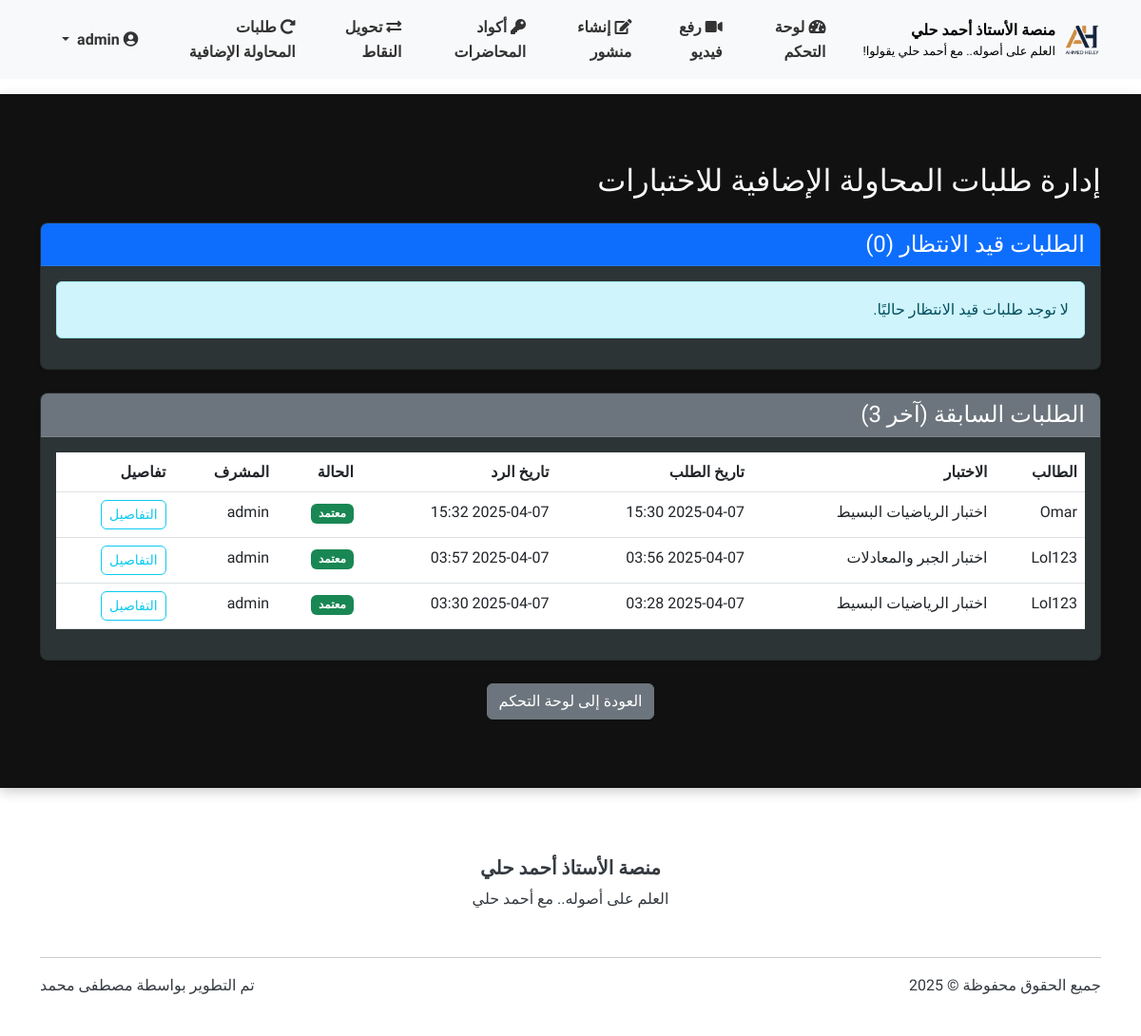
/admin/tests/admin/retry_requests (signed in), run on the app's committed database.
### models.py (models this page shows, shortened)
class User(UserMixin, db.Model):
    __tablename__ = 'users'
    id = db.Column(db.Integer, primary_key=True)
    username = db.Column(db.String(64), unique=True, nullable=False)
    full_name = db.Column(db.String(100), nullable=True)  # الاسم الثلاثي
    email = db.Column(db.String(100), nullable=True)  # البريد الإلكتروني للاستعادة
    phone = db.Column(db.String(20), nullable=True)   # رقم الهاتف للاستعادة
    password_hash = db.Column(db.String(256), nullable=False)
    role = db.Column(db.String(20), nullable=False)  # 'admin' or 'student'
    points = db.Column(db.Integer, default=0)  # نقاط المحفظة
    reset_token = db.Column(db.String(100), nullable=True)  # رمز استعادة كلمة المرور
    reset_token_expiry = db.Column(db.DateTime, nullable=True)  # تاريخ انتهاء صلاحية الرمز
    created_at = db.Column(db.DateTime, default=datetime.utcnow)  # تاريخ إنشاء الحساب
    videos = db.relationship('Video', backref='uploader', lazy='dynamic')
    comments = db.relationship('Comment', backref='author', lazy='dynamic')
    posts = db.relationship('Post', backref='author', lazy='dynamic')
    video_views = db.relationship('VideoView', backref='viewer', lazy='dynamic')
    liked_videos = db.relationship('VideoLike', foreign_keys='VideoLike.user_id', backref='liker', lazy='dynamic')
    def is_admin(self):
        return self.role == 'admin'

class TestRetryRequest(db.Model):
    __tablename__ = 'test_retry_requests'
    id = db.Column(db.Integer, primary_key=True)
    test_id = db.Column(db.Integer, db.ForeignKey('tests.id'), nullable=False)
    user_id = db.Column(db.Integer, db.ForeignKey('users.id'), nullable=False)
    request_date = db.Column(db.DateTime, default=datetime.utcnow)
    status = db.Column(db.String(20), default='pending')  # pending, approved, rejected
    reason = db.Column(db.Text, nullable=True)  # سبب طلب المحاولة الإضافية
    admin_response = db.Column(db.Text, nullable=True)  # رد المشرف على الطلب
    response_date = db.Column(db.DateTime, nullable=True)  # تاريخ الرد
    responded_by = db.Column(db.Integer, db.ForeignKey('users.id'), nullable=True)  # المشرف الذي رد على الطلب
    test = db.relationship('Test', foreign_keys=[test_id])
    user = db.relationship('User', foreign_keys=[user_id], backref=db.backref('retry_requests', lazy='dynamic'))
    admin = db.relationship('User', foreign_keys=[responded_by])

class Test(db.Model):
    __tablename__ = 'tests'
    id = db.Column(db.Integer, primary_key=True)
    title = db.Column(db.String(100), nullable=False)
    description = db.Column(db.Text, nullable=True)
    created_by = db.Column(db.Integer, db.ForeignKey('users.id'), nullable=False)
    created_at = db.Column(db.DateTime, default=datetime.utcnow)
    is_active = db.Column(db.Boolean, default=True)
    time_limit_minutes = db.Column(db.Integer, default=30)  # Time limit in minutes
    passing_score = db.Column(db.Integer, default=60)  # Passing score percentage
    max_attempts = db.Column(db.Integer, default=1)  # الحد الأقصى لعدد المحاولات المسموح بها
    access_type = db.Column(db.String(20), default='free')  # free, points, code, both
    points_required = db.Column(db.Integer, default=0)  # النقاط المطلوبة للدخول إلى الاختبار
    access_code = db.Column(db.String(20), nullable=True)  # كود الوصول للاختبار
    questions = db.relationship('TestQuestion', backref='test', lazy='dynamic', cascade='all, delete-orphan')
    attempts = db.relationship('TestAttempt', backref='test', lazy='dynamic')
    creator = db.relationship('User', backref=db.backref('created_tests', lazy='dynamic'))

### test_routes.py (the view)
@admin_tests.route('/admin/retry_requests')
@login_required
def retry_requests():
    if not current_user.is_admin():
        flash('ليس لديك صلاحية للوصول إلى هذه الصفحة', 'danger')
        return redirect(url_for('home'))
    pending_requests = TestRetryRequest.query.filter_by(status='pending').order_by(TestRetryRequest.request_date.desc()).all()
    responded_requests = TestRetryRequest.query.filter(TestRetryRequest.status != 'pending').order_by(TestRetryRequest.response_date.desc()).limit(20).all()
    return render_template(
        'admin/retry_requests.html',
        pending_requests=pending_requests,
        responded_requests=responded_requests
    )

### main.py (called while the page is built)
    @login_manager.user_loader
    def load_user(user_id):
        return models.User.query.get(int(user_id))

### routes.py (called while the page is built)
@app.context_processor
def inject_now():
    return {'now': datetime.now()}

### templates/admin/retry_requests.html (shortened to what this page needs)
{% extends "base.html" %}
{% block content %}
<div class="container my-5">
    <h2 class="mb-4">إدارة طلبات المحاولة الإضافية للاختبارات</h2>
    <div class="card shadow-sm mb-4">
        <div class="card-header bg-primary text-white">
            <h4 class="mb-0">الطلبات قيد الانتظار ({{ pending_requests|length }})</h4>
        </div>
        <div class="card-body">
            {% if pending_requests %}
            <div class="table-responsive">
                <table class="table table-hover">
                    <thead>
                        <tr>
                            <th>الطالب</th>
                            <th>الاختبار</th>
                            <th>تاريخ الطلب</th>
                            <th>سبب الطلب</th>
                            <th>الإجراءات</th>
                        </tr>
                    </thead>
                    <tbody>
                        {% for request in pending_requests %}
                        <tr>
                            <td>{{ request.user.username }}</td>
                            <td>{{ request.test.title }}</td>
                            <td>{{ request.request_date.strftime('%Y-%m-%d %H:%M') }}</td>
                            <td>
                                <button type="button" class="btn btn-sm btn-outline-info" data-bs-toggle="tooltip" data-bs-placement="top" title="{{ request.reason }}">
                                    عرض السبب
                                </button>
                            </td>
                            <td>
                                <a href="{{ url_for('admin_tests.respond_retry_request', request_id=request.id) }}" class="btn btn-sm btn-primary">الرد على الطلب</a>
                            </td>
                        </tr>
                        {% endfor %}
                    </tbody>
                </table>
            </div>
            {% else %}
            <div class="alert alert-info">
                لا توجد طلبات قيد الانتظار حاليًا.
            </div>
            {% endif %}
        </div>
    </div>
    <div class="card shadow-sm">
        <div class="card-header bg-secondary text-white">
            <h4 class="mb-0">الطلبات السابقة (آخر {{ responded_requests|length }})</h4>
        </div>
        <div class="card-body">
            {% if responded_requests %}
            <div class="table-responsive">
                <table class="table table-hover">
                    <thead>
                        <tr>
                            <th>الطالب</th>
                            <th>الاختبار</th>
                            <th>تاريخ الطلب</th>
                            <th>تاريخ الرد</th>
                            <th>الحالة</th>
                            <th>المشرف</th>
                            <th>تفاصيل</th>
                        </tr>
                    </thead>
                    <tbody>
                        {% for request in responded_requests %}
                        <tr>
                            <td>{{ request.user.username }}</td>
                            <td>{{ request.test.title }}</td>
                            <td>{{ request.request_date.strftime('%Y-%m-%d %H:%M') }}</td>
                            <td>{{ request.response_date.strftime('%Y-%m-%d %H:%M') }}</td>
                            <td>
                                {% if request.status == 'approved' %}
                                <span class="badge bg-success">معتمد</span>
                                {% elif request.status == 'rejected' %}
                                <span class="badge bg-danger">مرفوض</span>
                                {% elif request.status == 'used' %}
                                <span class="badge bg-info">تم استخدامه</span>
                                {% else %}
                                <span class="badge bg-secondary">{{ request.status }}</span>
                                {% endif %}
                            </td>
                            <td>{{ request.admin.username if request.admin else '-' }}</td>
                            <td>
                                <button type="button" class="btn btn-sm btn-outline-info" data-bs-toggle="modal" data-bs-target="#requestModal{{ request.id }}">
                                    التفاصيل
                                </button>
                            </td>
                        </tr>
                        {% endfor %}
                    </tbody>
                </table>
            </div>
            {% else %}
            <div class="alert alert-info">
                لا توجد طلبات سابقة.
            </div>
            {% endif %}
        </div>
    </div>
    <div class="text-center mt-4">
        <a href="{{ url_for('admin.dashboard') }}" class="btn btn-secondary">العودة إلى لوحة التحكم</a>
    </div>
</div>
{% endblock %}

### templates/base.html (shortened to what this page needs)
<!DOCTYPE html>
<html lang="ar" dir="rtl">
<head>
    <link rel="stylesheet" href="https://cdnjs.cloudflare.com/ajax/libs/font-awesome/5.15.4/css/all.min.css">
    <link rel="stylesheet" href="https://cdn.jsdelivr.net/npm/bootstrap@5.3.0/dist/css/bootstrap.rtl.min.css">
    <link rel="stylesheet" href="{{ url_for('static', filename='css/style.css') }}">
</head>
<body>
    <header>
        <nav class="navbar navbar-expand-lg navbar-light bg-light sticky-top">
            <div class="container">
                <a class="navbar-brand d-flex align-items-center" href="{{ url_for('main.index') }}">
                    <img src="{{ url_for('static', filename='img/ahmed-helly-logo.png') }}" alt="شعار المنصة" height="50">
                    <div class="ms-2 d-flex flex-column">
                        <span style="font-size: 1rem; color: #000; font-weight: bold;">منصة الأستاذ أحمد حلي</span>
                        <small class="d-none d-md-block" style="font-size: 0.8rem; color: #000;">العلم على أصوله.. مع أحمد حلي يقولوا!</small>
                    </div>
                </a>
                <div class="collapse navbar-collapse navbar-custom" id="navbarNav">
                    <ul class="navbar-nav">
                        {% if current_user.is_authenticated %}
                            {% if current_user.role == 'admin' %}
                                <li class="nav-item">
                                    <a class="nav-link {% if request.path.startswith('/admin/dashboard') %}active{% endif %}" href="{{ url_for('admin.dashboard') }}">
                                        <i class="fas fa-tachometer-alt"></i> لوحة التحكم
                                    </a>
                                </li>
                                <li class="nav-item">
                                    <a class="nav-link {% if request.path.startswith('/admin/upload_video') %}active{% endif %}" href="{{ url_for('admin.upload_video') }}">
                                        <i class="fas fa-video"></i> رفع فيديو
                                    </a>
                                </li>
                                <li class="nav-item">
                                    <a class="nav-link {% if request.path.startswith('/admin/create_post') %}active{% endif %}" href="{{ url_for('admin.create_post') }}">
                                        <i class="fas fa-edit"></i> إنشاء منشور
                                    </a>
                                </li>
                                <li class="nav-item">
                                    <a class="nav-link {% if request.path.startswith('/admin/lecture_codes') %}active{% endif %}" href="{{ url_for('admin.lecture_codes') }}">
                                        <i class="fas fa-key"></i> أكواد المحاضرات
                                    </a>
                                </li>
                                <li class="nav-item">
                                    <a class="nav-link {% if request.path.startswith('/admin/transfer_points') %}active{% endif %}" href="{{ url_for('admin.transfer_points') }}">
                                        <i class="fas fa-exchange-alt"></i> تحويل النقاط
                                    </a>
                                </li>
                                <li class="nav-item">
                                    <a class="nav-link {% if request.path.startswith('/admin/retry_requests') %}active{% endif %}" href="{{ url_for('admin_tests.retry_requests') }}">
                                        <i class="fas fa-redo-alt"></i> طلبات المحاولة الإضافية
                                    </a>
                                </li>
                            {% endif %}
                        {% endif %}
                    </ul>
                    {% if current_user.is_authenticated %}
                    <ul class="navbar-nav ms-auto">
                        <li class="nav-item dropdown">
                            <a class="nav-link dropdown-toggle" href="#" id="navbarDropdown" role="button"
                               data-bs-toggle="dropdown" aria-expanded="false">
                                <i class="fas fa-user-circle"></i>
                                {{ current_user.username }}
                            </a>
                        </li>
                    </ul>
                    {% endif %}
                </div>
            </div>
        </nav>
    </header>
    <main class="py-4">
        {% block content %}{% endblock %}
    </main>
    <footer class="bg-white py-4 mt-5">
        <div class="container">
            <div class="row align-items-center">
                <div class="col-md-12 text-center mb-3">
                    <h5 class="fw-bold">منصة الأستاذ أحمد حلي</h5>
                    <p class="mb-3">العلم على أصوله.. مع أحمد حلي</p>
                </div>
            </div>
            <hr>
            <div class="row">
                <div class="col-md-6">
                    <p>جميع الحقوق محفوظة &copy; 2025</p>
                </div>
                <div class="col-md-6 text-md-end">
                    <p>تم التطوير بواسطة <a href="https://www.linkedin.com/in/mstafamohamed/" target="_blank">مصطفى محمد</a></p>
                </div>
            </div>
        </div>
    </footer>
</body>
</html>

### static/css/style.css (style rules this page uses)
:root { --primary-color: #1a4c78; --primary-light: #2c6ca8; --primary-dark: #0f3251; --secondary-color: #27ae60; --secondary-light: #4cc482; --secondary-dark: #208e4e; --accent-color: #e67e22; --accent-light: #f4a261; --accent-dark: #c26620; --danger-color: #e74c3c; --text-light: #f8f9fa; --text-dark: #343a40; --bg-light: #ffffff; --bg-dark: #111111; --bg-card: #2d3436; --bg-card-dark: #222; --header-height: 80px; }
body { direction: rtl; text-align: right; font-family: 'Tajawal', 'Segoe UI', Tahoma, Geneva, Verdana, sans-serif; line-height: 1.6; color: #333; background-color: var(--bg-light); transition: background-color 0.3s ease; display: flex; flex-direction: column; min-height: 100vh; }
main { background-color: var(--bg-dark); color: var(--text-light); border-radius: 0; box-shadow: 0 4px 12px rgba(0,0,0,0.2); padding: 20px 0; flex: 1; }
header, footer { background-color: var(--bg-light); color: var(--text-dark); }
.navbar-custom .nav-link { color: var(--text-dark) !important; margin-right: 15px; padding: 8px 15px; border-radius: 5px; transition: all 0.3s ease; font-weight: bold; }
.card { animation: fadeIn 0.6s ease-out; border-radius: 8px; overflow: hidden; box-shadow: 0 4px 12px rgba(0,0,0,0.1); transition: all 0.3s ease; background-color: var(--bg-card); color: var(--text-light); }
.card .card-header { background-color: var(--bg-card-dark); color: var(--text-light); border-bottom: 1px solid rgba(255,255,255,0.1); }
.btn { transition: all 0.3s ease; border-radius: 6px; font-weight: 500; }
footer { background-color: var(--bg-light); color: var(--text-dark); padding: 2rem 0; }
footer a { color: var(--text-dark); text-decoration: none; transition: all 0.3s ease; }
.navbar-brand img { max-height: 40px; }
.navbar-custom .nav-link { font-weight: bold; }

### templates/base.html (style rules this page uses)
body { font-family: 'Tajawal', sans-serif; }
.navbar-custom .nav-link { color: #333 !important; margin-left: 15px; font-weight: bold; }

### data on the page
User: username "admin"
TestRetryRequest: user.username "Omar", test "اختبار الرياضيات البسيط", request_date "2025-04-07 15:30", response_date "2025-04-07 15:32", status "معتمد", admin "admin"
TestRetryRequest: user.username "Lol123", test "اختبار الجبر والمعادلات", request_date "2025-04-07 03:56", response_date "2025-04-07 03:57", status "معتمد", admin "admin"
TestRetryRequest: user.username "Lol123", test "اختبار الرياضيات البسيط", request_date "2025-04-07 03:28", response_date "2025-04-07 03:30", status "معتمد", admin "admin"

### other printed values
{{ pending_requests|length }} "0"
{{ responded_requests|length }} "3"
